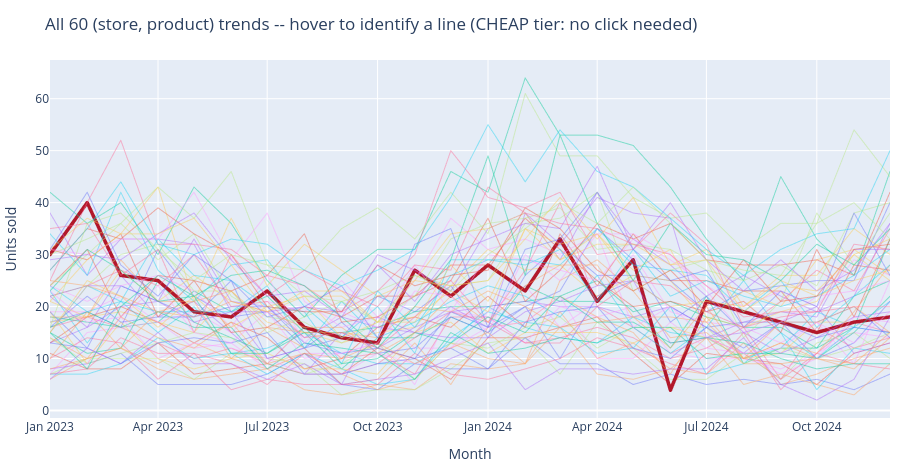

The notebook cell this image was saved under:
### Code cell
# --- Part B: drill-down with context preserved ---
# TODO 1: overview plotly line chart, one line per (store_id, product), hover shows both
overview_df = sales_df.copy()
overview_df["pair"] = overview_df.store_id + " / " + overview_df["product"]

fig_overview = px.line(
    overview_df, x="month", y="units_sold", color="pair",
    hover_data={"store_id": True, "product": True, "units_sold": True, "pair": False},
    title="All 60 (store, product) trends -- hover to identify a line (CHEAP tier: no click needed)",
)
fig_overview.update_traces(line=dict(width=1), opacity=0.45)
# pre-emphasise the anomalous line so the reader's eye lands where hovering would take them
fig_overview.for_each_trace(
    lambda t: t.update(line=dict(width=3.5, color="#b2182b"), opacity=1.0)
    if t.name == f"{worst.store_id} / {worst['product']}" else ()
)
fig_overview.update_layout(showlegend=False, height=470,
                           xaxis_title="Month", yaxis_title="Units sold",
                           margin=dict(l=10, r=10, t=60, b=10))
fig_overview.show()

# TODO 2: FOCUS (the anomalous pair) + CONTEXT (same product, all other stores)
foc_store, foc_product = worst.store_id, worst["product"]

focus = (sales_df[(sales_df.store_id == foc_store) & (sales_df["product"] == foc_product)]
         .set_index("month").units_sold.sort_index())
others = sales_df[(sales_df.store_id != foc_store) & (sales_df["product"] == foc_product)]
context = others.groupby("month").units_sold.mean().sort_index()
ctx_lo = others.groupby("month").units_sold.min().sort_index()
ctx_hi = others.groupby("month").units_sold.max().sort_index()

fig, ax = plt.subplots(figsize=(11, 5))
# context band: the range every OTHER store achieved for this same product
ax.fill_between(ctx_lo.index, ctx_lo.values, ctx_hi.values, color="#cccccc",
                alpha=0.45, label=f"other 5 stores, min-max range")
ax.plot(context.index, context.values, color="#888888", linewidth=2,
        linestyle="--", label=f"other 5 stores, average")
ax.plot(focus.index, focus.values, color="#b2182b", linewidth=2.4, marker="o",
        markersize=4, label=f"FOCUS: {foc_store} / {foc_product}")

dip_val = focus.loc[dip_month]
ax.scatter([dip_month], [dip_val], s=200, facecolor="none",
           edgecolor="#b2182b", linewidth=2.5, zorder=5)
ax.annotate(f"{dip_month:%b %Y}: {dip_val:.0f} units\n"
            f"({dip_val / focus.median():.0%} of its own median,\n"
            f"{dip_val / context.loc[dip_month]:.0%} of the other stores' average)",
            xy=(dip_month, dip_val),
            xytext=(0.30, 0.10), textcoords="axes fraction",
            fontsize=10, fontweight="bold", color="#b2182b",
            arrowprops=dict(arrowstyle="->", color="#b2182b", linewidth=1.6))

ax.set_title(f"Drill-down with context preserved: {foc_store} / {foc_product}",
             fontsize=13, fontweight="bold")
ax.set_xlabel("Month")
ax.set_ylabel("Units sold")
ax.legend(loc="upper left", fontsize=9)
ax.grid(alpha=0.3)
plt.tight_layout()
plt.show()

print(f"Focus median  : {focus.median():.1f} units/month")
print(f"Context median: {context.median():.1f} units/month (same product, other 5 stores)")
print(f"Dip month     : {dip_month:%B %Y} -- {dip_val:.0f} units")
print(f"\nThe context band is what rules out the obvious alternative explanation: the other five")
print(f"stores show no dip in {dip_month:%B %Y} (their average that month is "
      f"{context.loc[dip_month]:.1f} units, close to their {context.median():.1f} baseline),")
print(f"so this is a {foc_store}-specific event, NOT a product-wide or seasonal one.")
